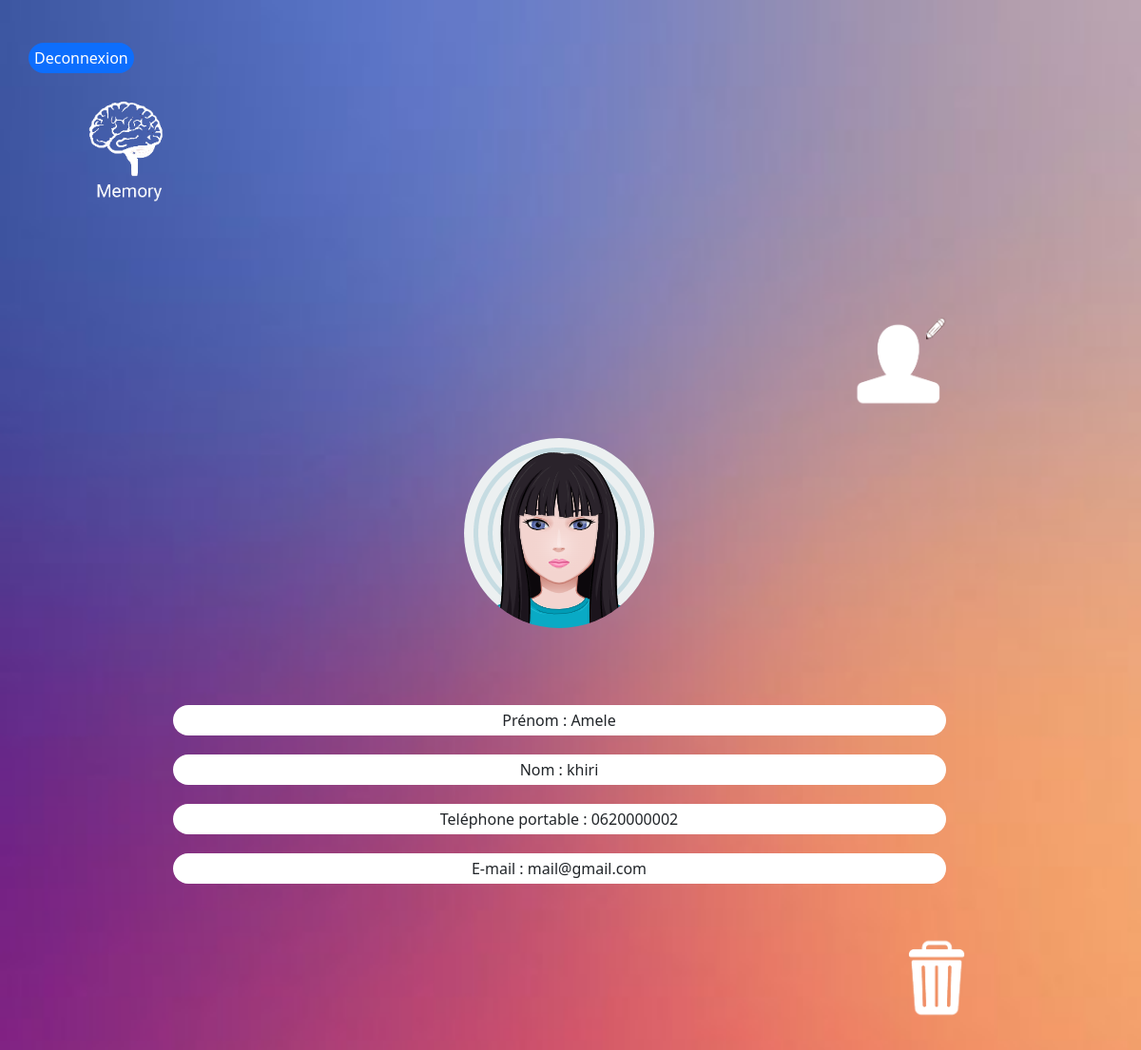
Page /fichecontact.php?id=38 (signed in) on the committed database.
### tables this page shows
CREATE TABLE `contact` (
  `Id` int(10) UNSIGNED NOT NULL,
  `Id_utilisateur` int(10) DEFAULT NULL,
  `Nom` varchar(40) NOT NULL,
  `Prenom` varchar(40) NOT NULL,
  `Telportable` varchar(20) NOT NULL,
  `Mail` varchar(50) NOT NULL,
  `Sexe` varchar(40) NOT NULL
);

### fichecontact.php (the view, shortened to what this page needs)
<!DOCTYPE html>
<html lang="fr,en">
<head>
    <link href="https://cdn.jsdelivr.net/npm/bootstrap@5.1.3/dist/css/bootstrap.min.css" rel="stylesheet">
    <link href="./memory.css" rel="stylesheet">
</head>
<body>
<button><a href="deconnexion.php">Deconnexion</a></button>
    <div class="container">
        <div class="row">
            <div class="col-13">
                <a href="index.php"><img class="logo" src="images-memory\logomermory.png" alt="Logo memory"></a>
            </div>
        </div>
        <div class="row">
            <div class="col-12">
                <?php
                try {
                    require 'initialisation.php';
                    $tri = "SELECT * From Contact where Id= " . $_GET['id'];
                    $sth = $conn->prepare($tri);
                    $sth->execute();
                    $result = $sth->fetch();
                    echo '<div class="col-8"><a href="./modifiercontact.php?id='. $result['Id'] .'"><img class="mod" src="images-memory\modifier.png"alt="modifier contact"></a></div></div>';
                    echo ' <div class="row">
                            <div class="col-9">';
                    $sexe = $result['Sexe'];
                    if ($sexe == 'femme')
                    {
                        echo '<img class="avatar" src="images-memory\avatarfemme.png" alt="Logo memory">' . '<br>';
                    }
                    elseif ($sexe == 'homme') {
                        echo '<img class="avatar" src="images-memory\avatarhomme.png" alt="Logo homme">' . '<br>';
                    }
                    if (isset($result)) {
                        echo "<div class=col2> Prénom : " .$result ['Prenom']   . '</div>';
                        echo "<div class=col2> Nom : " . $result ['Nom'] . '</div>';
                        echo "<div class=col2> Teléphone portable : " . $result ['Telportable'] . '</div>';
                        echo "<div class=col2> E-mail : " . $result ['Mail'] . '</div>';
                    }
                } catch (PDOException $e) {
                    echo 'Impossible de traiter les données. Erreur : ' . $e->getMessage();
                }
                ?>
            </div>
        </div>
    </div>
    <div class="col13">
    <?php echo '<a href="./supprimer.php?id='. $result['Id'] .'"><img class="suppimg" src="images-memory\corbeille.png" alt="supprimer contact"></a></div>';
    ?>
</body></html>

### memory.css (style rules this page uses)
:root { --primary:#ffffff; --primarylien:hsl(226, 39%, 49%); }
body { background-image: url("./images-memory/background.jpg") ; background-repeat: no-repeat; background-size: cover; padding: 30px; background-color: #fcfcfc; }
.logo { margin-bottom: 100px; width: 180px; margin-right : 0 auto; }
.suppimg { width : 100px; display: flex; margin-left: 80%; margin-top: 30px; }
.mod { width : 100px; margin-left: 90%; }
.avatar { border-radius: 50%; width: 200px; margin-bottom: 10%; }
a { color : var(--primary); text-decoration : none; }
.row div.col-12 { padding-bottom: 30px; color : var(--primary); }
div.col-12 { margin-top: 15px; color : var(--primary); }
div.col13 { margin:auto; }
.row div.col-8 { margin: auto; text-align: center; line-height: 2em; }
.row div.col-9 { margin: auto; text-align: center; line-height: 2em; }
div.col2 { background-color:var(--primary) ; margin-bottom: 20px; border-radius: 25px; }
button { border-radius: 5rem; font-size: smol; margin-top: 15px; background-color: #0d6efd; line-height: 30px; border:#0d6efd; text-align: center; }

### rows in the picture
contact: Prenom "Amele", Nom "khiri", Telportable "0620000002", Mail "mail@gmail.com"
